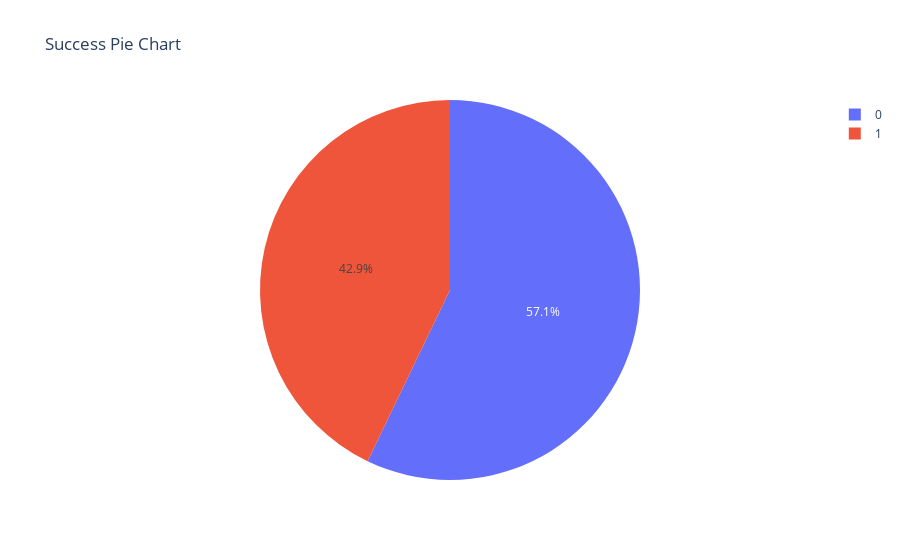

Notebook code cell kept with this figure:
### Code cell
fig = px.pie(spacex_df, names = 'class',
                    title='Success Pie Chart')

fig
#spacex_df

### Figure 1 — Plotly figure (JSON) as saved in the notebook; plotly's stock layout.template omitted (floating-point values rounded to 4 significant figures)
{"data": [{"domain": {"x": [0, 1], "y": [0, 1]}, "hovertemplate": "class=%{label}<extra></extra>", "labels": [0, 0, 0, 0, 0, 0, 0, 0, 0, 0, 0, 0, 0, 0, 0, 0, 0, 1, 1, 0, 1, 1, 1, 0, 1, 1, 0, 0, 1, 1, 1, 1, 0, 0, 0, 0, 1, 0, 1, 1, 0, 1, 1, 0, 1, 1, 1, 1, 1, 1, 1, 0, 0, 0, 1, 0], "legendgroup": "", "name": "", "showlegend": true, "type": "pie"}], "layout": {"autosize": true, "legend": {"tracegroupgap": 0}, "title": {"text": "Success Pie Chart"}}}
